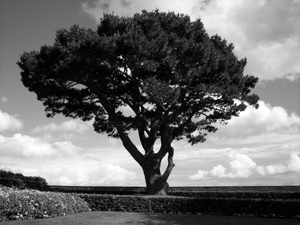
%> input picture images/1objet/01.png, 300 x 225 px
$ octave --eval "segment_image;"   (GNU Octave 9; MATLAB toolbox functions it lacks are replaced by stand-ins)
%> lines starting %> are read from the running program, lines starting %| are printed output that depends on the picture; in (x1, y1, x2, y2) boxes, pixels count from 0 and x2, y2 are one past the last pixel; in counts of white or black regions, pixels touching at a corner belong together; the program's own positions count from 1
% SEGMENT_PANDA contains the implementation of the main routine for Assignment 2.
% This routine reads a image, which contains three intensity classes.
% The routine employs the Expectation-maximization method to estimate the parameters
% of the three intensity classes with a mixture of three Gaussian distributions, and
% segment the image with minimum error thresholds.
%
function segment_image()

% Define convergence threshold.
threshold = 0.01;

% Read the sunset image and convert the color image into grayscale image.
Im = imread('C:\Users\Koutaiba\Desktop\Datasets\images\1objet\01.png');
%> Im is the input picture: size 225x300 uint8; min 0, max 255, mean 110.7
%Im = rgb2gray(Im);
% Build a histgoram of the image, it is for the sake of
% parameter estimations and visualization.
Hist = imhist(Im,256)';
%> Hist = 256 values, max 990 at index 7, min 18 at index 256, mean 263.7

% The Expectation-maximization algorithm.

% Initialize the paramters.
Weight = zeros(3,1);
Mu = zeros(3,1);
Sigma = zeros(3,1);
Weight(1) = 0.45;
Weight(2) = 0.35;
Weight(3) = 0.20;
Mu(1) = 5;
Mu(2) = 90;
Mu(3) = 230;
Sigma(1) = 1;
Sigma(2) = 10;
Sigma(3) = 20;

itn = 1;
while(1)

    %%%%%%%%%%%%%%%%%%%%%%%%%%%%%%%%%%%%%%%%%%%%%%%%%%%%%%%%%%%%%%%%%%%%%
	% TODO_1: Estimate the expected posterior probabilities.

    dIm = double(Im);
    mSum = (Weight(1) .* normpdf(dIm, Mu(1), Sigma(1))) + (Weight(2) .* normpdf(dIm, Mu(2), Sigma(2))) + (Weight(3) .* normpdf(dIm, Mu(3), Sigma(3)));
    p1 = (Weight(1) .* normpdf(dIm, Mu(1), Sigma(1))) ./ mSum;
    p2 = (Weight(2) .* normpdf(dIm, Mu(2), Sigma(2))) ./ mSum;
    p3 = (Weight(3) .* normpdf(dIm, Mu(3), Sigma(3))) ./ mSum;

	%%%%%%%%%%%%%%%%%%%%%%%%%%%%%%%%%%%%%%%%%%%%%%%%%%%%%%%%%%%%%%%%%%%%%

	%%%%%%%%%%%%%%%%%%%%%%%%%%%%%%%%%%%%%%%%%%%%%%%%%%%%%%%%%%%%%%%%%%%%%
	% Allocate spaces for the parameters estimated.
	NewWeight = zeros(3,1);
	NewMu = zeros(3,1);
	NewSigma = zeros(3,1);

    % TODO_2: Estimate the parameters.

    % Estimate the new mean
    NewMu(1) = sum(p1(:).*dIm(:)) ./ sum(p1(:));
    NewMu(2) = sum(p2(:).*dIm(:)) ./ sum(p2(:));
    NewMu(3) = sum(p3(:).*dIm(:)) ./ sum(p3(:));

    % Estimate the new Sigma
    n1 = p1 .* ((dIm - NewMu(1)).^2);
    n2 = p2 .* ((dIm - NewMu(2)).^2);
    n3 = p3 .* ((dIm - NewMu(3)).^2);
    NewSigma(1) = sqrt(sum(n1(:)) ./ sum(p1(:)));
    NewSigma(2) = sqrt(sum(n2(:)) ./ sum(p2(:)));
    NewSigma(3) = sqrt(sum(n3(:)) ./ sum(p3(:)));

    % Estimate the new Weights
    NewWeight(1) = sum(p1(:)) ./ numel(Im);
    NewWeight(2) = sum(p2(:)) ./ numel(Im);
    NewWeight(3) = sum(p3(:)) ./ numel(Im);

    %%%%%%%%%%%%%%%%%%%%%%%%%%%%%%%%%%%%%%%%%%%%%%%%%%%%%%%%%%%%%%%%%%%%%

    % Check if convergence is reached.
	DiffWeight = abs(NewWeight-Weight)./Weight;
	DiffMu = abs(NewMu-Mu)./Mu;
	DiffSigma = abs(NewSigma-Sigma)./Sigma;

	if (max(DiffWeight) < threshold) & (max(DiffMu) < threshold) & (max(DiffSigma) < threshold)
        break;
	end

	% Update the parameters.
	Weight = NewWeight;
	Mu = NewMu;
	Sigma = NewSigma;

    disp(['Iteration #' num2str(itn)]);
    disp([' Weight: ' num2str(Weight(1)) ' ' num2str(Weight(2)) ' ' num2str(Weight(3))]);
    disp([' Mu: ' num2str(Mu(1)) ' ' num2str(Mu(2)) ' ' num2str(Mu(3))]);
    disp([' Sigma: ' num2str(Sigma(1)) ' ' num2str(Sigma(2)) ' ' num2str(Sigma(3))]);
    itn = itn + 1;

end
%> this loop made 35 passes
%> (DiffWeight, DiffMu, DiffSigma, Weight, Mu, Sigma) on passes 1 to 4: ([0.676; 0.253; 1.08], [0.373; 0.332; 0.129], [2.34; 2.68; 0.432], [0.146; 0.439; 0.416], [6.87; 60.15; 200.4], [3.34; 36.75; 28.65]), ([0.0695; 0.0284; 0.00567], [0.0804; 0.0083; 0.000703], [0.123; 0.053; 0.0258], [0.136; 0.451; 0.413], [7.42; 59.65; 200.3], [3.75; 38.7; 29.39]), ([0.0225; 0.00351; 0.00354], [0.0611; 0.0095; 0.000577], [0.0833; 0.0123; 0.000334], [0.139; 0.45; 0.412], [7.87; 60.21; 200.4], [4.06; 39.18; 29.4]), ([0.0438; 0.0105; 0.00321], [0.0504; 0.014; 0.000852], [0.0713; 0.00467; 0.00426], [0.145; 0.445; 0.411], [8.27; 61.06; 200.6], [4.35; 39.36; 29.27])
%> (DiffWeight, DiffMu, DiffSigma) on pass 35: ([0.00682; 0.00254; 0.00236], [0.00733; 0.00544; 0.000502], [0.00952; 0.00192; 0.00307])
%> (printed output is left out)
%> pass 1, in segment_image, `mSum = (Weight(1) .* normpdf(dIm, Mu(1), Sigma(1))) + (Weight(2) .* no..`:
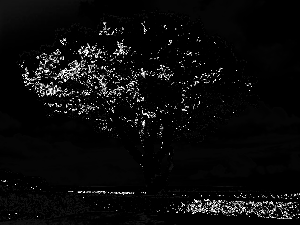
%> mSum: size 225x300 double; min 4.01e-15, max 0.18, mean 0.008; drawn with min black and max white
%> pass 1, in segment_image, `p1 = (Weight(1) .* normpdf(dIm, Mu(1), Sigma(1))) ./ mSum;`:
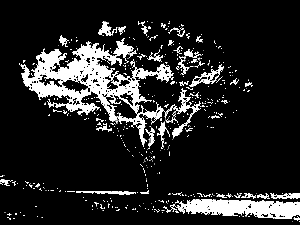
%> p1: size 225x300 double; min 0, max 1, mean 0.146
%> pass 1, in segment_image, `p2 = (Weight(2) .* normpdf(dIm, Mu(2), Sigma(2))) ./ mSum;`:
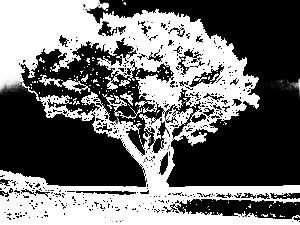
%> p2: size 225x300 double; min 5.82e-59, max 1, mean 0.439
%> after the loop, NewMu = [15.18; 83.22; 205.4]; NewSigma = [10.05; 42.7; 25.37]; NewWeight = [0.266; 0.361; 0.373]; itn = 35

%%%%%%%%%%%%%%%%%%%%%%%%%%%%%%%%%%%%%%%%%%%%%%%%%%%%%%%%%%%%%%%%%%%%%%%%%
% TODO_3(a): Compute minimum error threshold between the first and the second
% Gaussian distributions.
% Using the minimum error equation for Gaussian distributions.

X = [1:size(Hist,2)];
%> X = 256 values from 1 to 256
funcG = zeros(3,size(Hist,2));

for i = [1:3]
    funcG(i,:) = 1/(sqrt(2*pi)*Sigma(i)).*exp(-((X-Mu(i)).^2)/(2*Sigma(i)^2));
end
%> after the loop, funcG = 256 columns, first 8: [0.0148 0.0169 0.0192 0.0216 0.024 0.0265 0.0288 0.0311; 0.00149 0.00155 0.00162 0.0017 0.00177 0.00185 0.00193 0.00201; 1.58e-16 2.17e-16 2.96e-16 4.05e-16 5.52e-16 7.51e-16 1.02e-15 1.39e-15]

norm_1 = funcG(1,:);
%> norm_1 = 256 values, max 0.0401 at index 15, min 2.28e-129 at index 256, mean 0.00363
norm_2 = funcG(2,:);
%> norm_2 = 256 values, max 0.00936 at index 83, min 2.42e-06 at index 256, mean 0.0038
norm_3 = funcG(3,:);
%> norm_3 = 256 values, max 0.0157 at index 205, min 1.58e-16 at index 1, mean 0.00382

% Find the intensity value with the minimum error between 1 and 2
curMin = 9999;
for i = floor(Mu(1)):ceil(Mu(2))
    diff = abs((Weight(1) * norm_1(i)) - (Weight(2) * norm_2(i)));
    if (diff < curMin)
       curMin = diff;
       FirstThreshold = i;
    end
end
%> this loop made 69 passes
%> (diff, curMin) on passes 1 to 12: (0.00964, 0.00964), (0.00956, 0.00956), (0.00937, 0.00937), (0.00908, 0.00908), (0.0087, 0.0087), (0.00823, 0.00823), (0.00769, 0.00769), (0.00709, 0.00709), (0.00645, 0.00645), (0.00578, 0.00578), (0.00509, 0.00509), (0.00441, 0.00441)
%> curMin on pass 20: 2.16e-05

% TODO_3(b): Compute minimum error threshold between the second and the third
% Gaussian distributions.

% Find the intensity value with the minimum error between 3 and 2
curMin = 9999;
for i = floor(Mu(2)):ceil(Mu(3))
    diff = abs((Weight(2) * norm_2(i)) - (Weight(3) * norm_3(i)));
    if (diff < curMin)
       curMin = diff;
       SecondThreshold = i;
    end
end
%> this loop made 125 passes
%> (diff, curMin) on passes 1, 3, 4, 5, 6, 7, 8, 9, 10, 11, 12, 13: (0.00338, 0.00338), (0.00338, 0.00338), (0.00338, 0.00338), (0.00338, 0.00338), (0.00337, 0.00337), (0.00336, 0.00336), (0.00335, 0.00335), (0.00334, 0.00334), (0.00332, 0.00332), (0.00331, 0.00331), (0.00329, 0.00329), (0.00327, 0.00327)
%> diff on pass 2: 0.00339
%> after the loop, SecondThreshold = 155; curMin = 2.46e-05

%%%%%%%%%%%%%%%%%%%%%%%%%%%%%%%%%%%%%%%%%%%%%%%%%%%%%%%%%%%%%%%%%%%%%%%%%
% Show the segmentation results.
figure;
subplot(2,3,1);imshow(Im);title('Sunset');
subplot(2,3,3);imshow(Im<=FirstThreshold);title('First Intensity Class');
%> after `imshow(Im<=FirstThreshold)`:
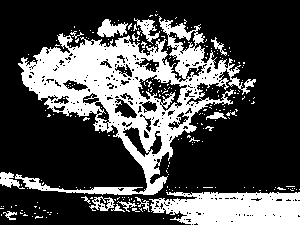
%> displayed picture: size 225x300 logical; 29.5% white; 238 white regions (220 under 20 px), largest, box (x1, y1, x2, y2) and area: (15, 16, 256, 195) 13757, (149, 192, 300, 225) 4062, (97, 19, 128, 37) 330
subplot(2,3,4);imshow(Im>FirstThreshold & Im<SecondThreshold);title('Second Intensity Class');
%> after `imshow(Im>FirstThreshold & Im<SecondThreshold)`:
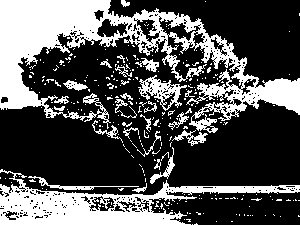
%> displayed picture: size 225x300 logical; 32.5% white; 270 white regions (241 under 20 px), largest, box (x1, y1, x2, y2) and area: (0, 0, 300, 133) 12643, (0, 169, 300, 225) 5899, (138, 75, 187, 111) 640
subplot(2,3,5);imshow(Im>=SecondThreshold);title('Third Intensity Class');
%> after `imshow(Im>=SecondThreshold)`:
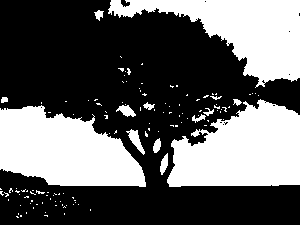
%> displayed picture: size 225x300 logical; 38% white; 125 white regions (111 under 20 px), largest, box (x1, y1, x2, y2) and area: (167, 99, 300, 187) 8543, (0, 105, 146, 187) 8364, (108, 0, 300, 88) 7514
Params = zeros(9,1);
Params(1) = Weight(1);
Params(2) = Mu(1);
Params(3) = Sigma(1);
Params(4) = Weight(2);
Params(5) = Mu(2);
Params(6) = Sigma(2);
Params(7) = Weight(3);
Params(8) = Mu(3);
Params(9) = Sigma(3);
subplot(2,3,2);ggg(Params,Hist);
%> (this line was passed over: ggg is not available in this run)

$ run again, with images/1objet/02.png copied over images/1objet/01.png
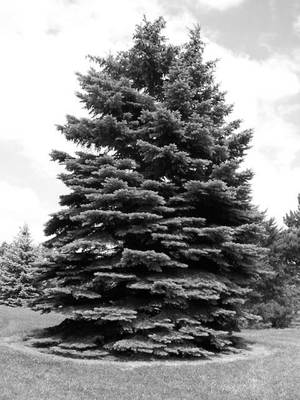
%> input picture images/1objet/02.png, 300 x 400 px
%> in segment_image, Im is the input picture: size 400x300 uint8; min 0, max 255, mean 141.8
%> Hist = 256 values, max 16525 at index 256, min 73 at index 2, mean 468.8
%> the loop in segment_image, `while(1)` made 29 passes
%> (DiffWeight, DiffMu, DiffSigma, Weight, Mu, Sigma) on passes 1 to 3: ([0.857; 0.137; 1.69], [0.538; 0.275; 0.0678], [2.11; 2.6; 1.07], [0.0642; 0.398; 0.538], [7.69; 65.22; 214.4], [3.11; 36.01; 41.41]), ([0.119; 0.000514; 0.0139], [0.0855; 0.0209; 0.00897], [0.106; 0.052; 0.0549], [0.0566; 0.398; 0.545], [8.35; 63.86; 212.5], [3.44; 37.88; 43.68]), ([0.00378; 0.0111; 0.00848], [0.0589; 0.00982; 0.00411], [0.0738; 0.000416; 0.0192], [0.0563; 0.394; 0.55], [8.84; 63.23; 211.6], [3.7; 37.9; 44.52])
%> (printed output is left out)
%> pass 1, in segment_image, `p2 = (Weight(2) .* normpdf(dIm, Mu(2), Sigma(2))) ./ mSum;`:
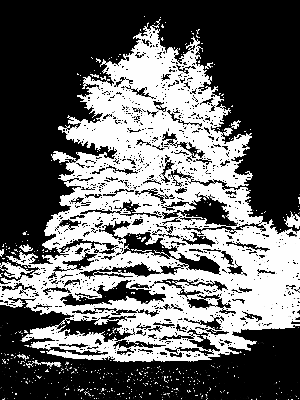
%> p2: size 400x300 double; min 5.82e-59, max 1, mean 0.398
%> after the loop in segment_image, `while(1)`: NewMu = [14.52; 60.33; 204]; NewSigma = [7.86; 29.43; 49.83]; NewWeight = [0.108; 0.29; 0.601]; itn = 29
%> after the loop in segment_image, `for i = [1:3]`: funcG = 256 columns, first 8: [0.0116 0.0143 0.0175 0.0209 0.0246 0.0285 0.0325 0.0364; 0.0018 0.00192 0.00205 0.00219 0.00234 0.00249 0.00265 0.00281; 1.95e-06 2.11e-06 2.29e-06 2.49e-06 2.69e-06 2.92e-06 3.16e-06 3.42e-06]
%> norm_1 = 256 values, max 0.0511 at index 14, min 7.5e-211 at index 256, mean 0.00376
%> norm_2 = 256 values, max 0.0135 at index 60, min 3.76e-12 at index 256, mean 0.00382
%> norm_3 = 256 values, max 0.00801 at index 204, min 1.95e-06 at index 1, mean 0.00333
%> the loop in segment_image, `for i = floor(Mu(1)):ceil(Mu(2))` made 48 passes
%> (diff, curMin) on passes 1 to 8: (0.00433, 0.00433), (0.00426, 0.00426), (0.0041, 0.0041), (0.00386, 0.00386), (0.00353, 0.00353), (0.00314, 0.00314), (0.0027, 0.0027), (0.00222, 0.00222)
%> the loop in segment_image, `for i = floor(Mu(2)):ceil(Mu(3))` made 146 passes
%> (diff, curMin) on passes 1 to 8: (0.00387, 0.00387), (0.00387, 0.00387), (0.00386, 0.00386), (0.00384, 0.00384), (0.00382, 0.00382), (0.0038, 0.0038), (0.00377, 0.00377), (0.00374, 0.00374)
%> in segment_image, `imshow(Im>=SecondThreshold)`:
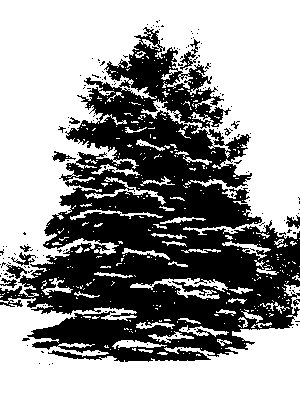
%> displayed picture: size 400x300 logical; 59.7% white; 184 black regions (172 under 20 px), largest, box (x1, y1, x2, y2) and area: (0, 27, 300, 362) 47068, (180, 39, 200, 70) 172, (6, 264, 27, 279) 138

$ run again, with images/1objet/03.png copied over images/1objet/01.png
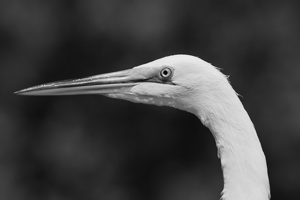
%> input picture images/1objet/03.png, 300 x 200 px
%> in segment_image, Im is the input picture: size 200x300 uint8; min 0, max 241, mean 64.2
%> Hist = 256 values, max 1718 at index 41, min 0 at index 5, mean 234.4
%> the loop in segment_image, `while(1)` made 54 passes
%> (DiffWeight, DiffMu, DiffSigma, Weight, Mu, Sigma) on passes 1 to 2: ([1; 1.46; 0.305], [0.0601; 0.527; 0.138], [4.26; 0.886; 0.06], [0.000177; 0.861; 0.139], [5.3; 42.6; 198.3], [5.26; 18.86; 21.2]), ([0.964; 0.0119; 0.0749], [1.99; 0.025; 0.0243], [0.000877; 0.134; 0.275], [6.47e-06; 0.851; 0.149], [15.86; 41.53; 193.5], [5.26; 16.34; 27.04])
%> (printed output is left out)
%> pass 1, in segment_image, `p2 = (Weight(2) .* normpdf(dIm, Mu(2), Sigma(2))) ./ mSum;`:
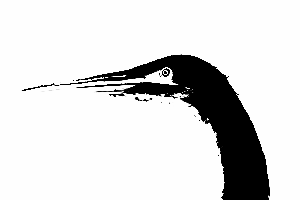
%> p2: size 200x300 double; min 1.25e-49, max 1, mean 0.861
%> after the loop in segment_image, `while(1)`: NewMu = [22.48; 42.29; 180.6]; NewSigma = [3.47; 11.61; 40.99]; NewWeight = [0.104; 0.722; 0.174]; itn = 54
%> after the loop in segment_image, `for i = [1:3]`: funcG = 256 columns, first 8: [4.51e-10 2.63e-09 1.41e-08 6.94e-08 3.14e-07 1.31e-06 5.01e-06 1.76e-05; 6.24e-05 8.43e-05 0.000113 0.000151 0.0002 0.000262 0.000342 0.000442; 6.58e-07 7.32e-07 8.14e-07 9.04e-07 1e-06 1.11e-06 1.24e-06 1.37e-06]
%> norm_1 = 256 values, max 0.115 at index 22, min 0 at index 156, mean 0.00391
%> norm_2 = 256 values, max 0.0343 at index 42, min 1.05e-75 at index 256, mean 0.00391
%> norm_3 = 256 values, max 0.00973 at index 181, min 6.58e-07 at index 1, mean 0.00378
%> the loop in segment_image, `for i = floor(Mu(1)):ceil(Mu(2))` made 22 passes
%> (diff, curMin) on passes 1 to 4: (0.00645, 0.00645), (0.00555, 0.00555), (0.00362, 0.00362), (0.000888, 0.000888)
%> the loop in segment_image, `for i = floor(Mu(2)):ceil(Mu(3))` made 140 passes
%> (diff, curMin) on passes 1 to 8: (0.0248, 0.0248), (0.0248, 0.0248), (0.0246, 0.0246), (0.0241, 0.0241), (0.0236, 0.0236), (0.0228, 0.0228), (0.022, 0.022), (0.021, 0.021)
%> in segment_image, `imshow(Im>=SecondThreshold)`:
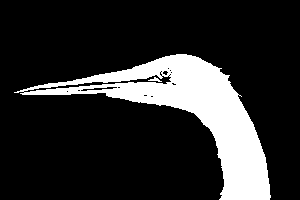
%> displayed picture: size 200x300 logical; 17.3% white; 2 white regions, box (x1, y1, x2, y2) and area: (14, 54, 271, 200) 10348, (148, 77, 162, 82) 31
